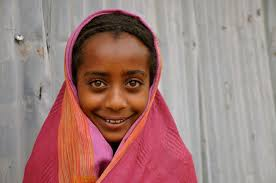
#> input picture Week 1 - 29_Nov_2020/image.jpg, 276 x 183 px
$ python smile_detection.py
#> lines starting #> are read from the running program, lines starting #| are printed output that depends on the picture; after the words box and inside, x2 and y2 are one past the last pixel; in counts of white or black regions, pixels touching at a corner belong together
import numpy as np
import cv2

face_cascade = cv2.CascadeClassifier('haarcascade_frontalface_default.xml')
smile_cascade = cv2.CascadeClassifier('haarcascade_smile.xml')

img = cv2.imread('image.jpg')
#> img is the input picture: shape (183, 276, 3); mean B, G, R 122.8, 126.2, 160.7
gray = cv2.cvtColor(img, cv2.COLOR_BGR2GRAY)
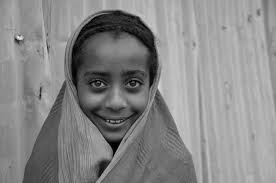
#> gray: shape (183, 276); min 1, max 254, mean 136.2

faces = face_cascade.detectMultiScale(gray)
#> faces = [[61, 38, 110, 110]]
for (x,y,w,h) in faces:
    img = cv2.rectangle(img,(x,y),(x+w,y+h),(255,0,0),2)
    roi_gray = gray[y:y+h, x:x+w]
    roi_color = img[y:y+h, x:x+w]
    smile = smile_cascade.detectMultiScale(roi_gray)
    for (sx,sy,sw,sh) in smile:
        cv2.rectangle(roi_color,(sx,sy),(sx+sw,sy+sh),(0,255,0),2)
#> this loop made 1 pass
#> (x, y, w, h, smile) on pass 1: (61, 38, 110, 110, [[26, 68, 56, 28]])
#> pass 1, `img = cv2.rectangle(img,(x,y),(x+w,y+h),(255,0,0),2)`:
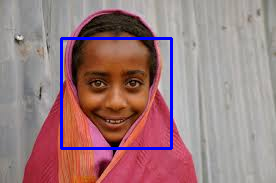
#> img: shape (183, 276, 3); 2.61% of pixels changed, all inside (x1, y1, x2, y2) = (60, 37, 173, 150)
#> pass 1, `roi_gray = gray[y:y+h, x:x+w]`:
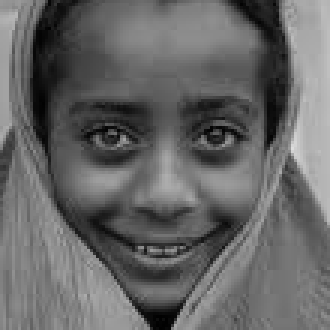
#> roi_gray: shape (110, 110) (shown 3 times larger); min 1, max 221, mean 102.1
#> pass 1, `roi_color = img[y:y+h, x:x+w]`:
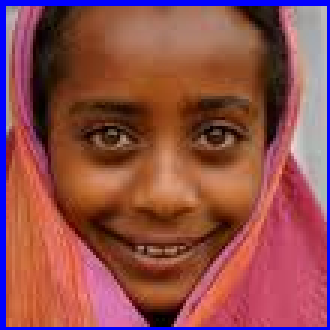
#> roi_color: shape (110, 110, 3) (shown 3 times larger); mean B, G, R 76.7, 77.3, 143.8
#> after the loop:
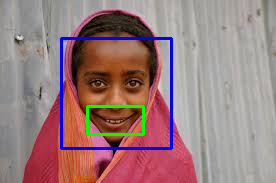
#> img: shape (183, 276, 3); 0.99% of pixels changed, all inside (x1, y1, x2, y2) = (86, 105, 145, 136)
#> after the loop:
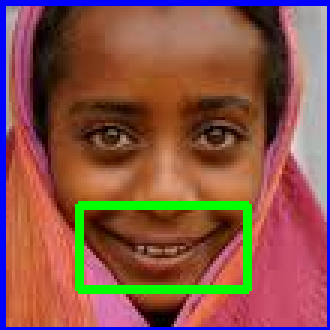
#> roi_color: shape (110, 110, 3) (shown 3 times larger); 4.13% of pixels changed, all inside (x1, y1, x2, y2) = (25, 67, 84, 98)

cv2.imshow('img',img)
cv2.waitKey()
